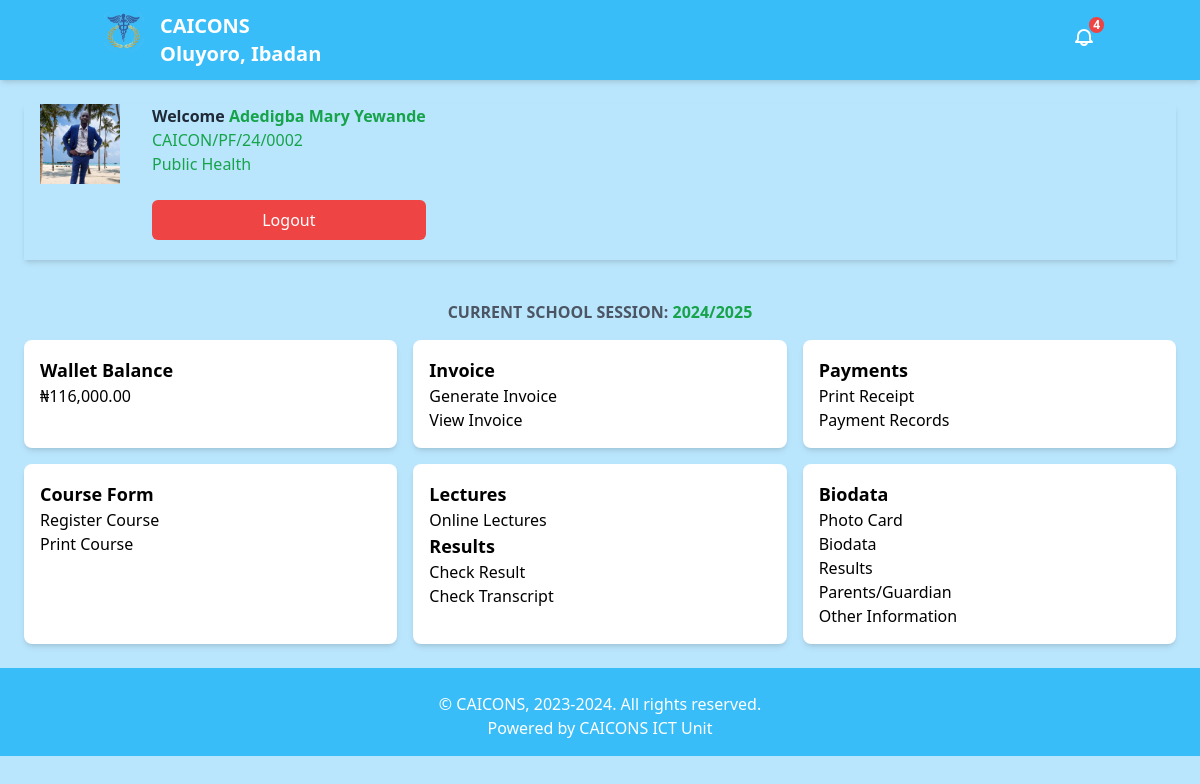
/portal/students/dashboard.php (signed in), run on an earlier commit of the app's database.
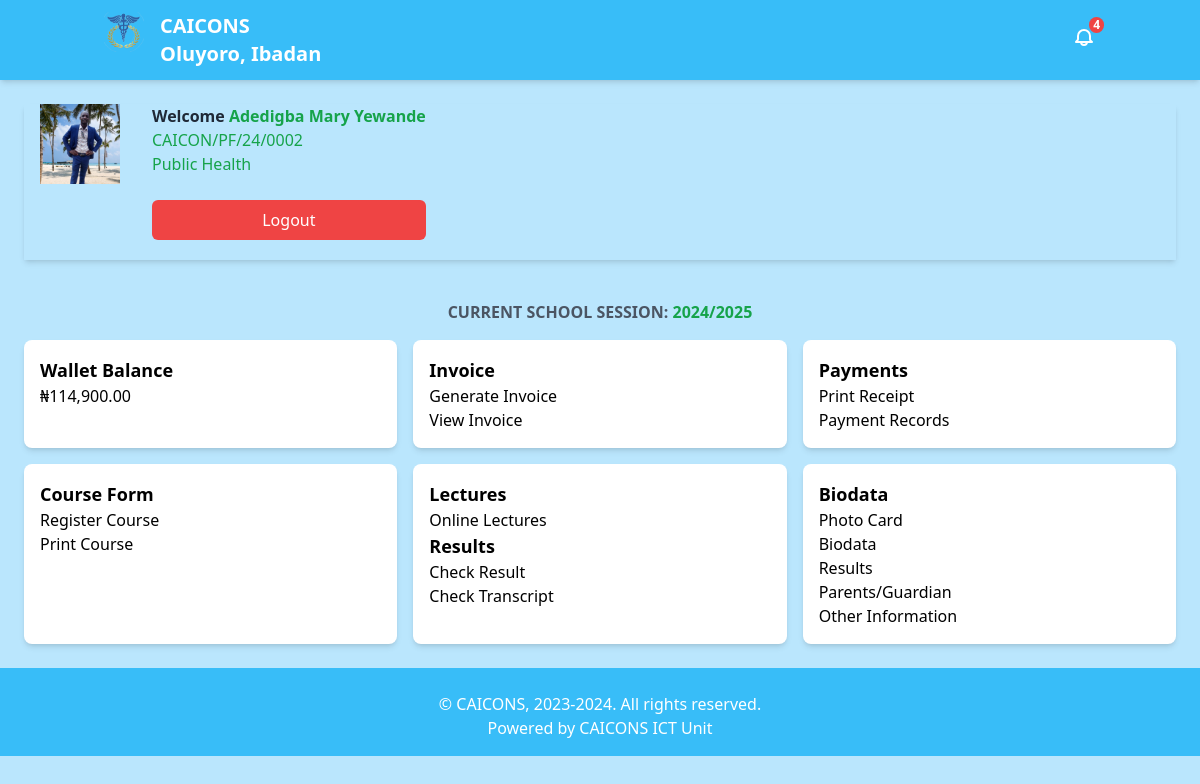
And on a later commit of the database.
### tables this page shows
CREATE TABLE `applicant_documents` (
  `id` int(11) NOT NULL,
  `reg_num` varchar(255) DEFAULT NULL,
  `o_level_first_sitting` varchar(255) DEFAULT NULL,
  `o_level_second_sitting` varchar(255) DEFAULT NULL,
  `birth_certificate` varchar(255) DEFAULT NULL,
  `marriage_certificate` varchar(255) DEFAULT NULL,
  `passport` varchar(255) DEFAULT NULL,
  `upload_date` timestamp NOT NULL DEFAULT current_timestamp()
);

CREATE TABLE `applicants` (
  `applicant_id` int(11) NOT NULL,
  `a_status` varchar(15) NOT NULL,
  `reg_num` varchar(50) NOT NULL,
  `pwd` varchar(255) NOT NULL,
  `p_decr` varchar(255) NOT NULL,
  `w_amt` varchar(20) NOT NULL,
  `surname` varchar(50) DEFAULT NULL,
  `first_name` varchar(50) DEFAULT NULL,
  `middle_name` varchar(50) DEFAULT NULL,
  `email` varchar(100) DEFAULT NULL,
  `phone_number` varchar(15) DEFAULT NULL,
  `nationality` varchar(50) DEFAULT NULL,
  `sch_session` varchar(10) DEFAULT NULL,
  `invoice_number` varchar(50) NOT NULL,
  `course_id` int(10) NOT NULL,
  `p_status` varchar(20) NOT NULL,
  `a_date` timestamp NOT NULL DEFAULT current_timestamp() ON UPDATE current_timestamp(),
  `dob` varchar(20) NOT NULL,
  `sex` varchar(6) NOT NULL,
  `marital_status` varchar(10) NOT NULL,
  `hometown` varchar(100) NOT NULL,
  `a_address` text NOT NULL,
  `state_of_origin` varchar(100) NOT NULL,
  `lga` varchar(50) NOT NULL,
  `contact_address` text NOT NULL
);

CREATE TABLE `courses` (
  `id` int(4) NOT NULL,
  `course` varchar(255) NOT NULL,
  `f_amount` varchar(20) NOT NULL,
  `t_fee` varchar(20) NOT NULL,
  `acceptance_fee` varchar(20) NOT NULL,
  `accp_tran_fee` varchar(20) NOT NULL
);

CREATE TABLE `current` (
  `id` int(4) NOT NULL,
  `s_category` varchar(20) NOT NULL,
  `s_semester` varchar(10) NOT NULL,
  `s_session` varchar(20) NOT NULL
);

### portal/students/dashboard.php (the view, shortened to what this page needs)
<?php
include('../conx.php');
$username = $_SESSION['username'];
$sql = "SELECT * FROM applicants WHERE reg_num = '$username'";
$result = $conn->query($sql);
if ($result->num_rows > 0) {
    $data = $result->fetch_assoc();
    $course_id = $data['course_id'];
}
$sql2 = "SELECT * FROM courses where id = '$course_id'";
$result2 = $conn->query($sql2);
if ($result2->num_rows > 0) {
    $row = $result2->fetch_assoc();
    $course = $row['course'];
}
$sql3 = "SELECT * FROM applicant_documents WHERE reg_num = '$username'";
$result = $conn->query($sql3);
if ($result->num_rows > 0) {
    $pic = $result->fetch_assoc();
    $passport = $pic['passport'];
}
$sql3 = "SELECT * FROM current where s_category = 'Staylite'";
$result3 = $conn->query($sql3);
$row3 = $result3->fetch_assoc();
$section = $row3['s_session'];
?>
<!DOCTYPE html>
<html lang="en">
<head>
    <link href="https://cdn.jsdelivr.net/npm/tailwindcss@2.2.19/dist/tailwind.min.css" rel="stylesheet">
    <script src="https://cdn.tailwindcss.com"></script>
    <script src="https://cdn.jsdelivr.net/npm/tailwindcss-jit-cdn@tailwindcss/latest/dist/tailwind.min.js"></script>
    <link rel="stylesheet" href="https://cdnjs.cloudflare.com/ajax/libs/font-awesome/6.6.0/css/all.min.css" />
</head>
<body class="bg-sky-200">
    <?php
        include('header.php');
    ?>
    <div class="flex">
        <div class="flex-1">
            <div class="p-6 space-y-4">
                <div class="flex flex-row shadow-md mb-10">
                    <div class="flex-item ml-4">
                        <img src="<?php echo $passport; ?>" alt="Passport" class="w-20 h-20 mr-4">
                    </div>
                    <div class="flex-item ml-4 mb-5">
                        <h2 class="text-1xl font-semibold text-gray-800">Welcome <a href="#" class="text-green-600"><?= $data['surname'] ?> <?= $data['first_name'] ?> <?= $data['middle_name'] ?></a></h2>
                        <p class="text-gray-600"><span class="text-green-600"><?php echo $username; ?></span></p>
                        <p class="text-gray-600 mb-6"><span class="text-green-600"><?php echo $course; ?></span></p>
                        <a href="logout.php" class="block text-white text-center bg-red-500 py-2 px-4 rounded-md hover:bg-red-600">Logout</a>
                    </div>
                </div>
                <div>
                <p class="text-gray-600 text-center"><strong>CURRENT SCHOOL SESSION: <span class="text-green-600"><?php echo $section; ?></span></strong></p>
                </div>
                <div class="grid grid-cols-1 md:grid-cols-3 gap-4">
                    <div class="bg-white p-4 shadow-md rounded-lg">
                        <h3 class="text-lg font-semibold">Wallet Balance</h3>
                        <p>&#8358;<?php echo number_format($data['w_amt'],2); ?></p>
                    </div>
                    <div class="bg-white p-4 shadow-md rounded-lg">
                        <h3 class="text-lg font-semibold">Invoice</h3>
                        <ul>
                            <li><a href="g_invoice.php">Generate Invoice</a></li>
                            <li><a href="v_invoice.php">View Invoice</a></li>
                        </ul>
                    </div>
                    <div class="bg-white p-4 shadow-md rounded-lg">
                        <h3 class="text-lg font-semibold">Payments</h3>
                        <ul>
                            <li><a href="p_rec.php">Print Receipt</a></li>
                            <li><a href="p_rec.php">Payment Records</a></li>
                        </ul>
                    </div>
                </div>
                <div class="grid grid-cols-1 md:grid-cols-3 gap-4">
                    <div class="bg-white p-4 shadow-md rounded-lg">
                        <h3 class="text-lg font-semibold">Course Form</h3>
                        <ul>
                            <li><a href="r_course.php">Register Course</a></li>
                            <li><a href="p_course.php">Print Course</a></li>
                        </ul>
                    </div>
                    <div class="bg-white p-4 shadow-md rounded-lg">
                        <h3 class="text-lg font-semibold">Lectures</h3>
                        <ul>
                            <li><a href="v_lectures.php">Online Lectures</a></li>
                        </ul>
                        <h3 class="text-lg font-semibold">Results</h3>
                        <ul>
                            <li><a href="c_result.php">Check Result</a></li>
                            <li><a href="c_transcript.php">Check Transcript</a></li>
                        </ul>
                    </div>
                    <div class="bg-white p-4 shadow-md rounded-lg">
                        <h3 class="text-lg font-semibold">Biodata</h3>
                        <ul>
                            <li><a href="photocard.php">Photo Card</a></l1>
                            <li><a href="mybio.php">Biodata</a></l1>
                            <li><a href="p_results.php">Results</a></l1>
                            <li><a href="p_pg.php">Parents/Guardian</a></li>
                            <li><a href="p_otherinfo.php">Other Information</a></li>
                        </ul>
                    </div>
                </div>
            </div>
        </div>
    </div>
    <?php
        include('footer.php');
    ?>
</body>
</html>

### portal/students/header.php (shortened to what this page needs)
<header class="bg-sky-400 text-white shadow-md">
    <div class="container mx-auto px-4 py-3 flex items-center justify-between">
        <div class="flex flex-row space-x-4">
            <div class="flex-item ">
                <a href="dashboard.php" class="text-lg font-bold text-gray-800">
                    <img src="../../assets/images/about_logo.png" alt="Logo" class="w-10 h-10">
                </a>
            </div>
            <div class="flex-item">
                <a href="dashboard.php">
                    <h1 class="text-xl font-bold text-white">CAICONS <br> Oluyoro, Ibadan</h1>
                </a>
            </div>
        </div>
        <div class="relative">
            <button id="notificationBell" class="relative text-white hover:text-gray-300 focus:outline-none">
                <svg xmlns="http://www.w3.org/2000/svg" class="h-6 w-6" fill="none" viewBox="0 0 24 24" stroke="currentColor">
                    <path stroke-linecap="round" stroke-linejoin="round" stroke-width="2" d="M15 17h5l-1.405-1.405A2.032 2.032 0 0118 14V11a6 6 0 10-12 0v3c0 .386-.146.735-.405 1.015L4 17h5m6 0a3.001 3.001 0 01-6 0m6 0H9" />
                </svg>
                <span id="notificationCount" class="absolute -top-2 -right-2 bg-red-500 text-white text-xs font-bold rounded-full px-1">
                    4
                </span>
            </button>
        </div>
    </div>
</header>

### portal/students/footer.php
<footer class="p-4 bg-sky-400 text-white text-center">
    <p class="mt-2 text-white">&copy; CAICONS, 2023-<?php echo date("Y"); ?>. All rights reserved.</p>
    <p><a href ="#">Powered by CAICONS ICT Unit</a></p>
</footer>

What changed in the data, as far as the page shows it:
changed applicants "Adedigba": w_amt "116,000.00" → "114,900.00"
